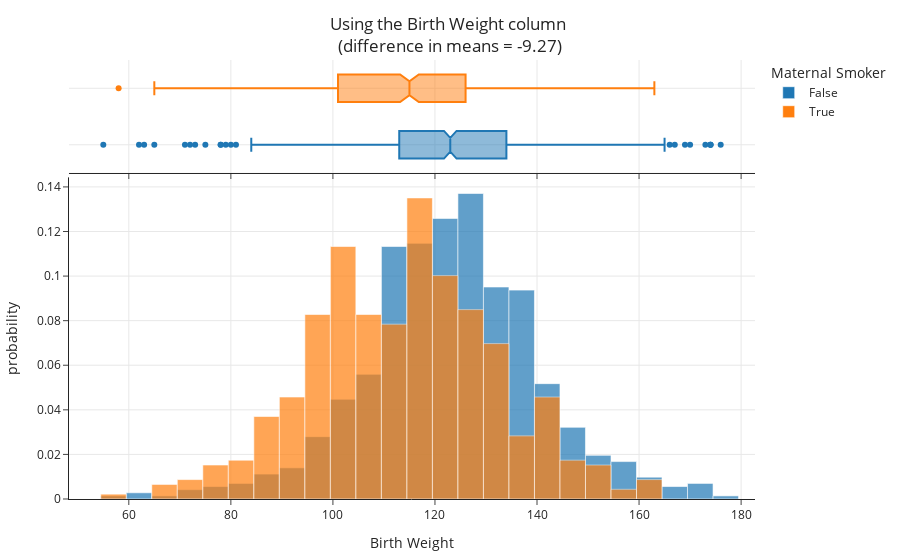
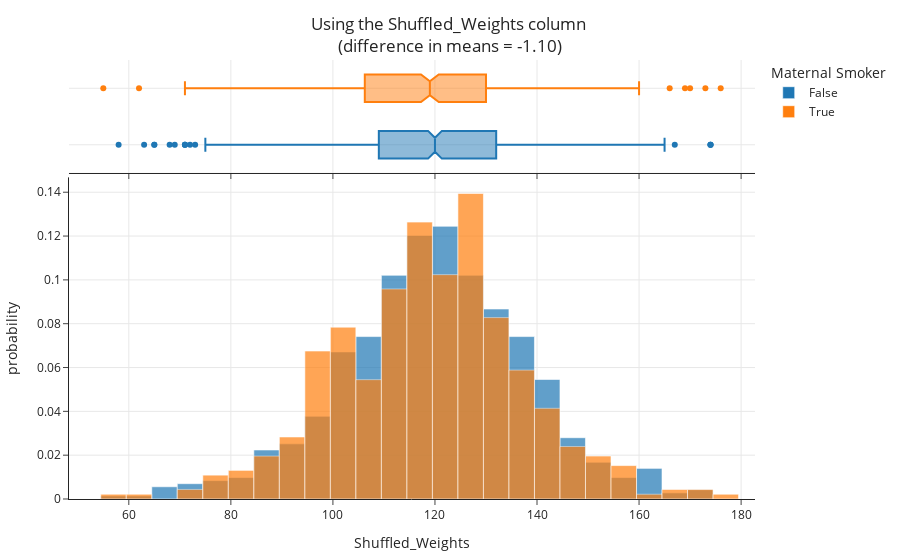

Write notebook code for charts like these, in order.
### Markdown cell above
Let's visualize both pairs of distributions – what do you notice?

### Code cell
for x in ['Birth Weight', 'Shuffled_Weights']:
    fig = px.histogram(
        with_shuffled, x=x, color='Maternal Smoker', histnorm='probability', marginal='box', 
        title=f"Using the {x} column <br>(difference in means = {group_means[x].diff().iloc[-1]:.2f})",
        barmode='overlay', opacity=0.7)
    fig.update_layout(margin=dict(t=60))
    fig.show()

### Figure 1 — Plotly figure (JSON) as saved in the notebook; plotly's stock layout.template omitted (floating-point values rounded to 4 significant figures; data arrays with more than 128 entries replaced by an {"elided": "..."} marker saying what was removed)
{"data": [{"alignmentgroup": "True", "bingroup": "x", "histnorm": "probability", "hovertemplate": "Maternal Smoker=False<br>Birth Weight=%{x}<br>probability=%{y}<extra></extra>", "legendgroup": "False", "marker": {"color": "#1F77B4", "opacity": 0.7, "pattern": {"shape": ""}}, "name": "False", "offsetgroup": "False", "orientation": "v", "showlegend": true, "type": "histogram", "x": {"elided": "715 int values"}, "xaxis": "x", "yaxis": "y"}, {"alignmentgroup": "True", "hovertemplate": "Maternal Smoker=False<br>Birth Weight=%{x}<extra></extra>", "legendgroup": "False", "marker": {"color": "#1F77B4"}, "name": "False", "notched": true, "offsetgroup": "False", "showlegend": false, "type": "box", "x": {"elided": "715 int values"}, "xaxis": "x2", "yaxis": "y2"}, {"alignmentgroup": "True", "bingroup": "x", "histnorm": "probability", "hovertemplate": "Maternal Smoker=True<br>Birth Weight=%{x}<br>probability=%{y}<extra></extra>", "legendgroup": "True", "marker": {"color": "#FF7F0E", "opacity": 0.7, "pattern": {"shape": ""}}, "name": "True", "offsetgroup": "True", "orientation": "v", "showlegend": true, "type": "histogram", "x": {"elided": "459 int values"}, "xaxis": "x", "yaxis": "y"}, {"alignmentgroup": "True", "hovertemplate": "Maternal Smoker=True<br>Birth Weight=%{x}<extra></extra>", "legendgroup": "True", "marker": {"color": "#FF7F0E"}, "name": "True", "notched": true, "offsetgroup": "True", "showlegend": false, "type": "box", "x": {"elided": "459 int values"}, "xaxis": "x2", "yaxis": "y2"}], "layout": {"autosize": true, "barmode": "overlay", "legend": {"title": {"text": "Maternal Smoker"}, "tracegroupgap": 0}, "margin": {"t": 60}, "title": {"text": "Using the Birth Weight column <br>(difference in means = -9.27)"}, "xaxis": {"anchor": "y", "autorange": true, "domain": [0, 1], "range": [48.28, 182.7], "title": {"text": "Birth Weight"}, "type": "linear"}, "xaxis2": {"anchor": "y2", "autorange": true, "domain": [0, 1], "matches": "x", "range": [48.28, 182.7], "showticklabels": false, "type": "linear"}, "yaxis": {"anchor": "x", "autorange": true, "domain": [0, 0.7326], "range": [0, 0.1443], "title": {"text": "probability"}}, "yaxis2": {"anchor": "x2", "autorange": true, "domain": [0.7426, 1], "matches": "y2", "range": [-0.5, 1.5], "showline": false, "showticklabels": false, "ticks": "", "type": "category"}}}

### Figure 2 — Plotly figure (JSON) as saved in the notebook; plotly's stock layout.template omitted (floating-point values rounded to 4 significant figures; data arrays with more than 128 entries replaced by an {"elided": "..."} marker saying what was removed)
{"data": [{"alignmentgroup": "True", "bingroup": "x", "histnorm": "probability", "hovertemplate": "Maternal Smoker=False<br>Shuffled_Weights=%{x}<br>probability=%{y}<extra></extra>", "legendgroup": "False", "marker": {"color": "#1F77B4", "opacity": 0.7, "pattern": {"shape": ""}}, "name": "False", "offsetgroup": "False", "orientation": "v", "showlegend": true, "type": "histogram", "x": {"elided": "715 int values"}, "xaxis": "x", "yaxis": "y"}, {"alignmentgroup": "True", "hovertemplate": "Maternal Smoker=False<br>Shuffled_Weights=%{x}<extra></extra>", "legendgroup": "False", "marker": {"color": "#1F77B4"}, "name": "False", "notched": true, "offsetgroup": "False", "showlegend": false, "type": "box", "x": {"elided": "715 int values"}, "xaxis": "x2", "yaxis": "y2"}, {"alignmentgroup": "True", "bingroup": "x", "histnorm": "probability", "hovertemplate": "Maternal Smoker=True<br>Shuffled_Weights=%{x}<br>probability=%{y}<extra></extra>", "legendgroup": "True", "marker": {"color": "#FF7F0E", "opacity": 0.7, "pattern": {"shape": ""}}, "name": "True", "offsetgroup": "True", "orientation": "v", "showlegend": true, "type": "histogram", "x": {"elided": "459 int values"}, "xaxis": "x", "yaxis": "y"}, {"alignmentgroup": "True", "hovertemplate": "Maternal Smoker=True<br>Shuffled_Weights=%{x}<extra></extra>", "legendgroup": "True", "marker": {"color": "#FF7F0E"}, "name": "True", "notched": true, "offsetgroup": "True", "showlegend": false, "type": "box", "x": {"elided": "459 int values"}, "xaxis": "x2", "yaxis": "y2"}], "layout": {"autosize": true, "barmode": "overlay", "legend": {"title": {"text": "Maternal Smoker"}, "tracegroupgap": 0}, "margin": {"t": 60}, "title": {"text": "Using the Shuffled_Weights column <br>(difference in means = -1.10)"}, "xaxis": {"anchor": "y", "autorange": true, "domain": [0, 1], "range": [48.28, 182.7], "title": {"text": "Shuffled_Weights"}, "type": "linear"}, "xaxis2": {"anchor": "y2", "autorange": true, "domain": [0, 1], "matches": "x", "range": [48.28, 182.7], "showticklabels": false, "type": "linear"}, "yaxis": {"anchor": "x", "autorange": true, "domain": [0, 0.7326], "range": [0, 0.1468], "title": {"text": "probability"}}, "yaxis2": {"anchor": "x2", "autorange": true, "domain": [0.7426, 1], "matches": "y2", "range": [-0.5, 1.5], "showline": false, "showticklabels": false, "ticks": "", "type": "category"}}}
